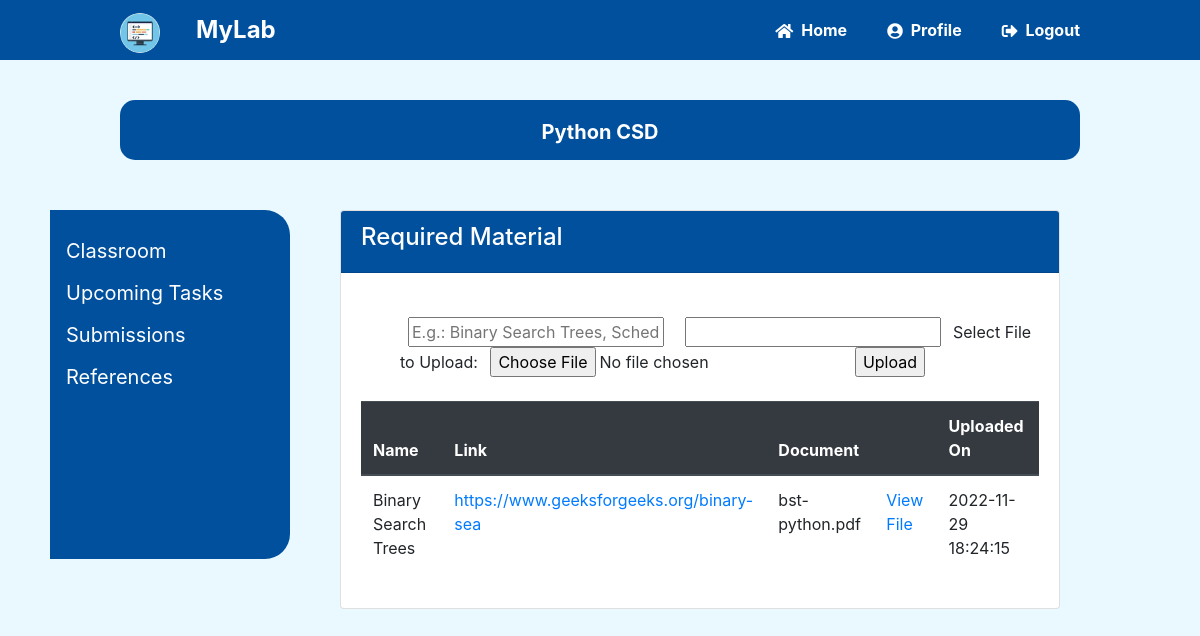
Page /uploadreferences.php?id=1 (signed in) on the committed database.
### tables this page shows
CREATE TABLE `classes` (
  `id` int(255) NOT NULL,
  `teacher_id` int(255) NOT NULL,
  `subject_id` int(255) NOT NULL,
  `subject_title` varchar(255) NOT NULL,
  `code` varchar(10) NOT NULL,
  `thumbnail` varchar(255) NOT NULL,
  `section_id` int(10) NOT NULL,
  `section` varchar(10) NOT NULL
);

CREATE TABLE `reference_materials` (
  `id` int(11) NOT NULL,
  `class_id` int(11) NOT NULL,
  `file_name` varchar(300) NOT NULL,
  `name_of_the_reference` varchar(300) NOT NULL,
  `file_link` varchar(500) NOT NULL,
  `uploaded_on` datetime NOT NULL
);

### uploadreferences.php (the view, shortened to what this page needs)
<!DOCTYPE html>
<html lang="en">
<head>
    <link rel="stylesheet" href="https://use.fontawesome.com/releases/v5.7.1/css/all.css">
    <link rel="stylesheet" href="https://cdn.jsdelivr.net/npm/bootstrap@4.5.3/dist/css/bootstrap.min.css">
    <link rel="stylesheet" href="https://cdn.jsdelivr.net/npm/bootstrap@4.6.1/dist/css/bootstrap.min.css">
    <link rel="stylesheet" href="classstyle.css">
</head>
<body>
    <?php include("navtop.php"); ?>
    <div class="flx">
        <?php include("sidenav.php"); ?>
        <div class="content" style="margin-top: 50px!important;">
                        <div class="card" style="width:60vw;background-color:white;">
                            <div class="card-header">
                                <h4>Required Material</h4>
                            </div>
                            <div class="card-body">
                                <table class="table table-hover table-responsive-xl">
                                    <thead class="thead-dark">
                                        <tr>
                                            <th>Name</th>
                                            <th>Link</th>
                                            <th>Document</th>
                                            <th></th>
                                            <th>Uploaded On</th>
                                        </tr>
                                    </thead>
                                    <?php
                                    $con = mysqli_connect("localhost", "root", "", "virtual lab environment");
                                    $query = "SELECT * FROM reference_materials WHERE `class_id`='$url_id'";
                                    $query_run = mysqli_query($con, $query);
                                    if (mysqli_num_rows($query_run) > 0) {
                                        foreach ($query_run as $row) {
                                    ?>
                                            <tr>
                                                <td><?= $row['name_of_the_reference']; ?></td>
                                                <td>
                                                    <a href="<?= $row['file_link']; ?>" target="_blank"><?php echo substr($row['file_link'], 0, 40); ?></a>
                                                </td>
                                                <td><?php echo substr($row['file_name'], 0, 20); ?>
                                                </td>
                                                <td><?php if (!(($row['file_name']) === "")) {
                                                        echo ('<a href="uploads/' . $row['file_name'] . '" target="_blank">View File</a>');
                                                    } ?></td>
                                                <td><?= $row['uploaded_on']; ?></td>
                                            </tr>
                                        <?php
                                        }
                                    } else {
                                        ?>
                                        <td colspan="">No Record Found</td>
                                    <?php
                                    }
                                    ?>
                            </div>
                </div>
            <div class="container m-4">
                <form action="uploadreferences.php<?php echo '?id=' . $url_id; ?>" method="post" enctype="multipart/form-data">
                    <input class="mx-2" type="text" name="name_of_the_ref" id="" placeholder="E.g.: Binary Search Trees, Scheduling Algorithms">
                    <input class="mx-2" type="url" name="file_link">
                    Select File to Upload:
                    <input class="mx-2" type="file" name="file">
                    <input class="mx-2" type="submit" name="submit" value="Upload">
                </form>
            </div>
        </div>
    </div>
</body>
</html>

### navtop.php (shortened to what this page needs)
<nav class="navtop">
    <div>
        <a class="navbar-brand" href="#">
            <img src="images/mylab.png" alt="Logo" style="width:40px; padding-top: 5px;" class="rounded-pill">
        </a>
        <h1>MyLab</h1>
        <a href="welcome-<?php if ($_SESSION["role"] === 2) {
                                echo "s";
                            } elseif ($_SESSION["role"] === 1) {
                                echo "t";
                            } elseif ($_SESSION["role"] === 1) {
                                echo "s";
                            } ?>.php"><i class="fas fa-home"></i>Home</a>
        <a href="profile.php"><i class="fas fa-user-circle"></i>Profile</a>
        <a href="logout.php"><i class="fas fa-sign-out-alt"></i>Logout</a>
    </div>
</nav>
<div class="navsec">
    <?php include("configclasssub.php");
    $url_id = $_SESSION['class_id'];
    $query = mysqli_query($con, "SELECT * FROM `classes` WHERE `id`='$url_id'");
    $row = mysqli_fetch_array($query);
    ?>
<h1 class='navsec-head' style="margin-top:40px;">
      <?php echo $row['subject_title']; ?>  <?php echo $row['section']; ?></h1>
  </div>

### classstyle.css (style rules this page uses)
body { margin: 0; max-width: 100vw; background-color: rgb(234, 249, 255) !important; }
.flx { display: flex; }
.navtop { background-color: #00509d; height: 60px; width: 100vw; }
.navsec { width: 80%; margin-left: auto; margin-right: auto; }
.navsec-head { background-color: #00509d; height: 60px; max-width: 100%; border-radius: 15px; }
.navsec h1 { flex: 1; font-size: 20px; border: 30px; margin: 30px; font-style: sanserif; text-align: center; padding-top: 20px; padding-left: auto; padding-right: auto; margin: 0; color: white; font-weight: bold; }
.navtop div { display: flex; margin: 0 auto; width: 1000px; height: 100%; }
.navtop div h1, .navtop div a { display: inline-flex; align-items: center; }
.navtop div h1 { flex: 1; font-size: 24px; padding: 0; margin: 0; color: white; font-weight: bold; }
.navtop div a { padding: 0 20px; text-decoration: none; color: white; font-weight: bold; }
.navtop div a i { padding: 2px 8px 0 0; }
.content { margin-top: 50px; border-radius: 25px; }
.thead-dark { color: #00509d !important; }
.card-header { background-color: #00509d !important; color: white; }

### rows in the picture
classes: subject_title "Python", section "CSD"
reference_materials: name_of_the_reference "Binary Search Trees", file_link "https://www.geeksforgeeks.org/binary-sea", file_name "bst-python.pdf", uploaded_on "2022-11-29 18:24:15"
